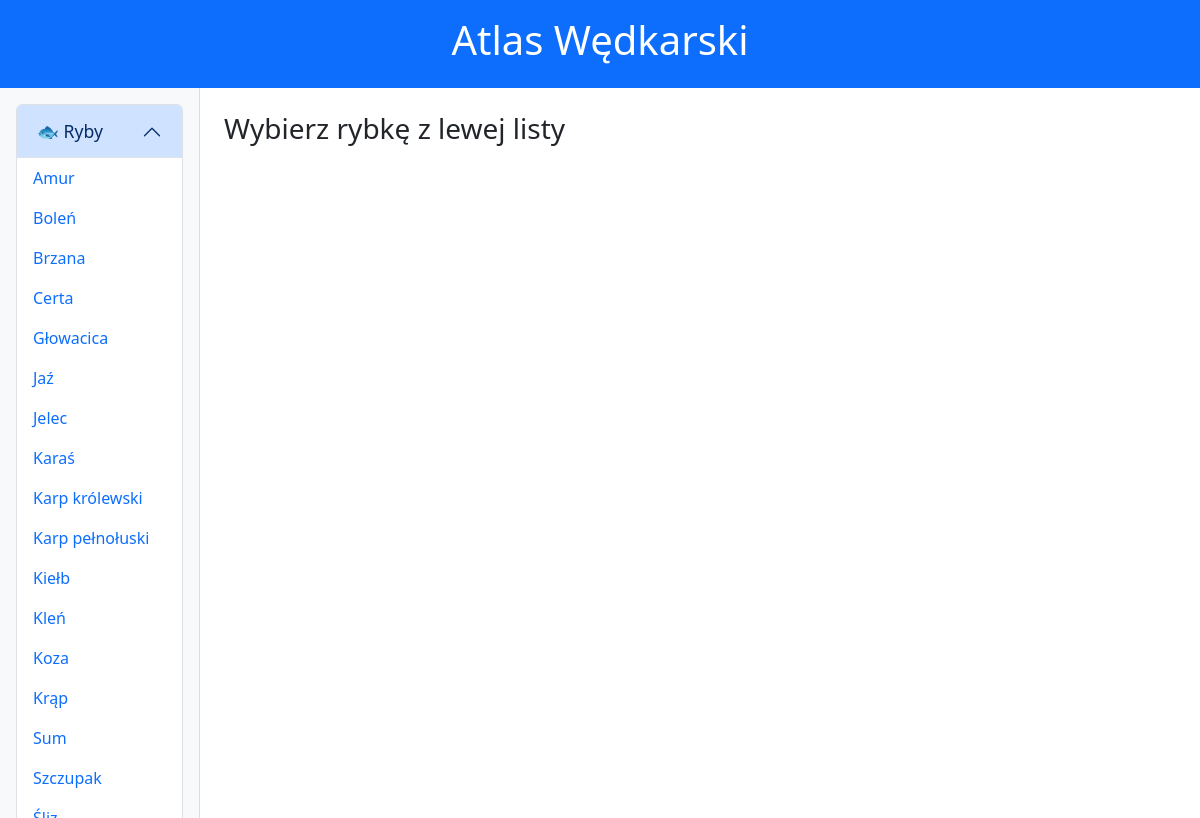
The page / on the database its author committed.
### tables this page shows
CREATE TABLE `rybki` (
  `id` int(11) NOT NULL,
  `nazwa` varchar(255) NOT NULL,
  `opis` text NOT NULL,
  `zdjecie` varchar(255) NOT NULL
);

### index.php (the view, shortened to what this page needs)
<?php
$conn = mysqli_connect("localhost", "root", "root", "ryby");
mysqli_set_charset($conn, "utf8mb4");
$sql = "SELECT id, nazwa FROM rybki ORDER BY nazwa ASC";
$result = mysqli_query($conn, $sql);
$rybki = [];
while ($row = mysqli_fetch_assoc($result)) {
  $rybki[] = $row;
}
?>
<!DOCTYPE html>
<html lang="pl">
<head>
  <link href="https://cdn.jsdelivr.net/npm/bootstrap@5.3.3/dist/css/bootstrap.min.css" rel="stylesheet">
  <link rel="stylesheet" href="style.css">
</head>
<body>
  <header class="text-center text-white py-3 bg-primary">
    <h1>Atlas Wędkarski</h1>
  </header>
  <div class="container-fluid">
    <div class="row">
      <nav class="col-md-3 col-lg-2 bg-light p-3 sidebar">
        <div class="accordion" id="sidebarAccordion">
          <div class="accordion-item mb-2">
            <h2 class="accordion-header">
              <button class="accordion-button" type="button" data-bs-toggle="collapse" data-bs-target="#rybyCollapse">
                🐟 Ryby
              </button>
            </h2>
            <div id="rybyCollapse" class="accordion-collapse collapse show">
              <div class="accordion-body p-0">
                <?php foreach ($rybki as $r): ?>
                  <a href="#" class="d-block rybka-btn py-2 px-3" data-id="<?= $r['id'] ?>">
                    <?= htmlspecialchars($r['nazwa']) ?>
                  </a>
                <?php endforeach; ?>
              </div>
            </div>
          </div>
        </div>
      </nav>
      <main class="col-md-9 col-lg-10 p-4" id="rybka-content">
        <h3>Wybierz rybkę z lewej listy</h3>
      </main>
    </div>
  </div>
</body>
</html>

### style.css (style rules this page uses)
body { height: 100vh; overflow: hidden; }
.sidebar { height: calc(100vh - 70px); overflow-y: auto; border-right: 1px solid #ddd; }
main { height: calc(100vh - 70px); overflow-y: auto; }
.accordion-button { font-size: 1.1rem; font-weight: 500; }
.accordion-body a { text-decoration: none; color: #0d6efd; }

### rows shown on the page
rybki: nazwa "Amur"
rybki: nazwa "Boleń"
rybki: nazwa "Brzana"
rybki: nazwa "Certa"
rybki: nazwa "Głowacica"
rybki: nazwa "Jaź"
rybki: nazwa "Jelec"
rybki: nazwa "Karaś"
rybki: nazwa "Karp królewski"
rybki: nazwa "Karp pełnołuski"
rybki: nazwa "Kiełb"
rybki: nazwa "Kleń"
rybki: nazwa "Koza"
rybki: nazwa "Krąp"
rybki: nazwa "Sum"
rybki: nazwa "Szczupak"
